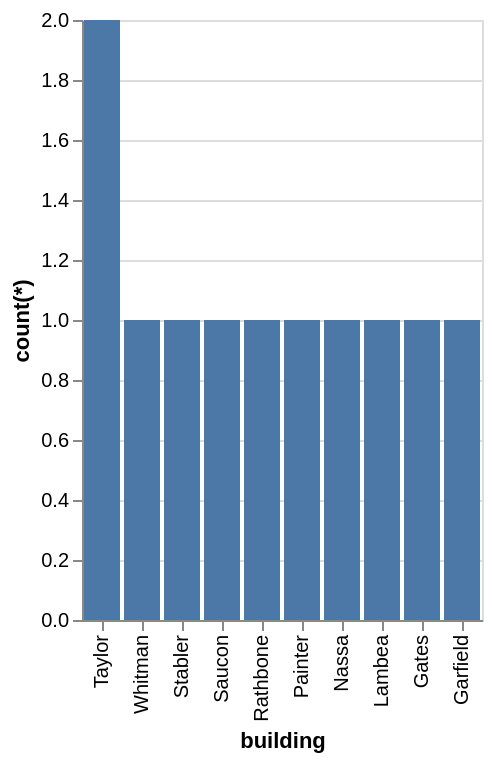

Specify this chart in Vega-Lite:
### Vega-Lite specification from a JSON file in a GitHub repository (floating-point values rounded to 4 significant figures)
{"data": {"values": [{"x_data": "Taylor", "y_data": 2}, {"x_data": "Whitman", "y_data": 1}, {"x_data": "Stabler", "y_data": 1}, {"x_data": "Saucon", "y_data": 1}, {"x_data": "Rathbone", "y_data": 1}, {"x_data": "Painter", "y_data": 1}, {"x_data": "Nassa", "y_data": 1}, {"x_data": "Lambea", "y_data": 1}, {"x_data": "Gates", "y_data": 1}, {"x_data": "Garfield", "y_data": 1}]}, "mark": "bar", "encoding": {"x": {"field": "x_data", "type": "nominal", "title": "building", "sort": {"op": "sum", "field": "y_data", "order": "descending"}}, "y": {"field": "y_data", "type": "quantitative", "title": "count(*)"}}}
